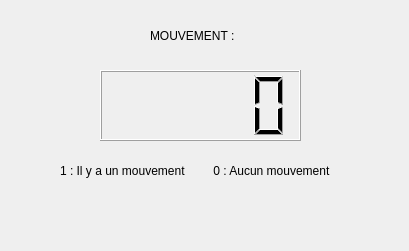
<?xml version="1.0" encoding="UTF-8"?>
<ui version="4.0">
 <class>Dialog</class>
 <widget class="QDialog" name="Dialog">
  <property name="geometry">
   <rect>
    <x>0</x>
    <y>0</y>
    <width>409</width>
    <height>251</height>
   </rect>
  </property>
  <property name="windowTitle">
   <string>Dialog</string>
  </property>
  <widget class="QLabel" name="label">
   <property name="geometry">
    <rect>
     <x>150</x>
     <y>10</y>
     <width>91</width>
     <height>51</height>
    </rect>
   </property>
   <property name="text">
    <string>MOUVEMENT :</string>
   </property>
  </widget>
  <widget class="QLabel" name="label_2">
   <property name="geometry">
    <rect>
     <x>60</x>
     <y>150</y>
     <width>131</width>
     <height>41</height>
    </rect>
   </property>
   <property name="text">
    <string>1 : Il y a un mouvement </string>
   </property>
  </widget>
  <widget class="QLCDNumber" name="lcdNumber">
   <property name="geometry">
    <rect>
     <x>100</x>
     <y>70</y>
     <width>201</width>
     <height>71</height>
    </rect>
   </property>
  </widget>
  <widget class="QLabel" name="label_3">
   <property name="geometry">
    <rect>
     <x>210</x>
     <y>150</y>
     <width>131</width>
     <height>41</height>
    </rect>
   </property>
   <property name="text">
    <string> 0 : Aucun mouvement </string>
   </property>
  </widget>
 </widget>
 <resources/>
 <connections/>
</ui>
